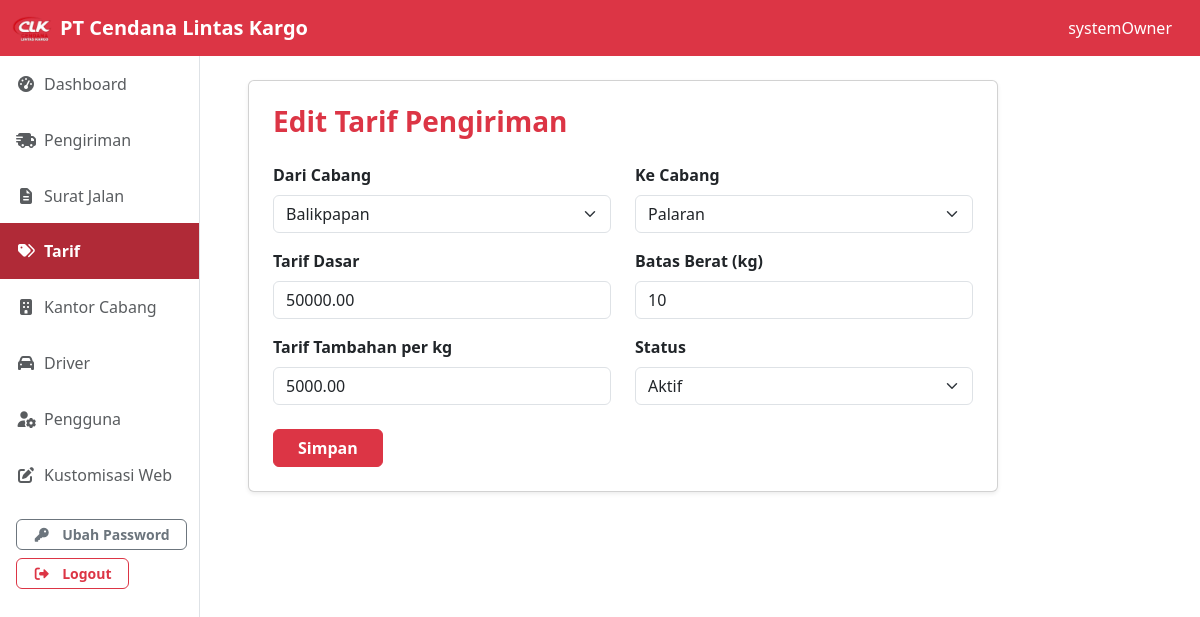
Screenshot of /dashboard/systemOwner/tarif/update?id=2 (signed in) with the database file from the repository.
### tables this page shows
CREATE TABLE tarif_pengiriman (
    id INT AUTO_INCREMENT PRIMARY KEY,
    id_cabang_asal INT NOT NULL,
    id_cabang_tujuan INT NOT NULL,
    tarif_dasar DECIMAL(10,2) NOT NULL,
    batas_berat_dasar INT NOT NULL,
    tarif_tambahan_perkg DECIMAL(10,2) NOT NULL,
    status ENUM('aktif', 'nonaktif') DEFAULT 'aktif',
    FOREIGN KEY (id_cabang_asal) REFERENCES kantor_cabang(id) ON DELETE CASCADE,
    FOREIGN KEY (id_cabang_tujuan) REFERENCES kantor_cabang(id) ON DELETE CASCADE
);

CREATE TABLE kantor_cabang (
    id INT AUTO_INCREMENT PRIMARY KEY,
    kode_cabang VARCHAR(10) NOT NULL UNIQUE,
    nama_cabang VARCHAR(100) NOT NULL,
    alamat_cabang TEXT NOT NULL,
    telp_cabang VARCHAR(20) NOT NULL
);

### dashboard/systemOwner/tarif/update.php (the view, shortened to what this page needs)
<?php
include '../../../config/database.php';
$sqlCabang = "SELECT * FROM kantor_cabang ORDER BY id ASC";
$resultCabang = $conn->query($sqlCabang);
$cabangs = $resultCabang->num_rows > 0 ? $resultCabang->fetch_all(MYSQLI_ASSOC) : [];
if (isset($_GET['id'])) {
    $id = intval($_GET['id']);
    $sql = "SELECT * FROM tarif_pengiriman WHERE id = $id";
    $result = $conn->query($sql);
    if ($result->num_rows > 0) {
        $tarif = $result->fetch_assoc();
    } else {
        header("Location: ./?error=not_found");
        exit;
    }
}
?>
<?php
include '../../../templates/header.php';
include '../../../components/navDashboard.php';
?>
<div class="container-fluid">
  <div class="row">
    <?php include '../../../components/sidebar.php'; ?>
    <div class="col-lg-10 d-flex align-items-start justify-content-start py-4 px-5">
      <div class="card shadow-sm p-4" style="width: 100%; max-width: 750px;">
        <h3 class="text-danger fw-bold mb-4">Edit Tarif Pengiriman</h3>
        <form action="update" method="POST">
          <div class="row mb-3">
            <div class="col-md-6">
              <label for="id_cabang_asal" class="form-label fw-semibold">Dari Cabang</label>
              <select class="form-select" id="id_cabang_asal" name="id_cabang_asal" required>
                <?php foreach ($cabangs as $cabang): ?>
                  <option
                    value="<?= htmlspecialchars($cabang['id']); ?>"
                    <?= (!empty($tarif['id_cabang_asal']) && $tarif['id_cabang_asal'] == $cabang['id']) ? 'selected' : '' ?>>
                    <?= htmlspecialchars($cabang['nama_cabang']); ?>
                  </option>
                <?php endforeach; ?>
              </select>
            </div>
            <div class="col-md-6">
              <label for="id_cabang_tujuan" class="form-label fw-semibold">Ke Cabang</label>
              <select class="form-select" id="id_cabang_tujuan" name="id_cabang_tujuan" required>
                <?php foreach ($cabangs as $cabang): ?>
                  <option
                    value="<?= htmlspecialchars($cabang['id']); ?>"
                    <?= (!empty($tarif['id_cabang_tujuan']) && $tarif['id_cabang_tujuan'] == $cabang['id']) ? 'selected' : '' ?>>
                    <?= htmlspecialchars($cabang['nama_cabang']); ?>
                  </option>
                <?php endforeach; ?>
              </select>
            </div>
          </div>
          <div class="row mb-3">
            <div class="col-md-6">
              <label for="tarif_dasar" class="form-label fw-semibold">Tarif Dasar</label>
              <input type="number" class="form-control" id="tarif_dasar" name="tarif_dasar"
                     value="<?= htmlspecialchars($tarif['tarif_dasar']); ?>" required>
            </div>
            <div class="col-md-6">
              <label for="batas_berat" class="form-label fw-semibold">Batas Berat (kg)</label>
              <input type="number" class="form-control" id="batas_berat" name="batas_berat"
                     value="<?= htmlspecialchars($tarif['batas_berat_dasar']); ?>" required>
            </div>
          </div>
          <div class="row mb-4">
            <div class="col-md-6">
              <label for="tarif_tambahan_perkg" class="form-label fw-semibold">Tarif Tambahan per kg</label>
              <input type="number" class="form-control" id="tarif_tambahan_perkg" name="tarif_tambahan_perkg"
                     value="<?= htmlspecialchars($tarif['tarif_tambahan_perkg']); ?>" required>
            </div>
            <div class="col-md-6">
              <label for="status" class="form-label fw-semibold">Status</label>
              <select class="form-select" id="status" name="status" required>
                <option value="aktif" <?= ($tarif['status'] == 'aktif') ? 'selected' : '' ?>>Aktif</option>
              </select>
            </div>
          </div>
          <div>
            <button type="submit" class="btn btn-danger fw-semibold px-4">Simpan</button>
          </div>
        </form>
      </div>
    </div>
  </div>
</div>
<?php
include '../../../templates/footer.php';
?>

### rows the page displays
tarif_pengiriman: id_cabang_asal "Balikpapan", id_cabang_tujuan "Palaran", tarif_dasar "50000.00", batas_berat "10", tarif_tambahan_perkg "5000.00", status "Aktif"

### other values shown
$_SESSION['username'] "systemOwner"
